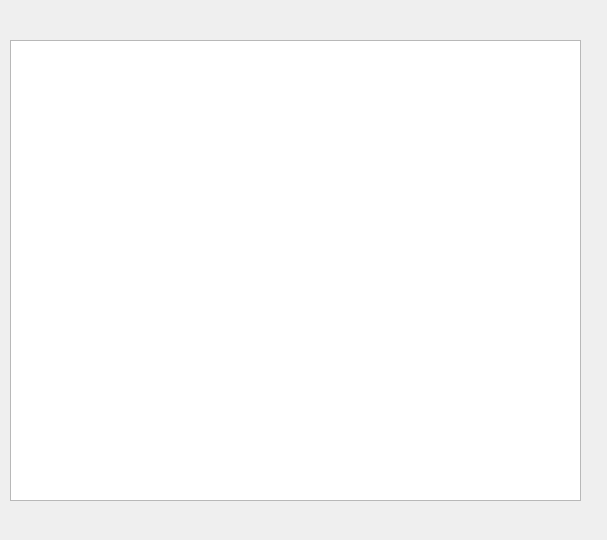
<?xml version="1.0" encoding="UTF-8"?>
<ui version="4.0">
 <class>Dialog</class>
 <widget class="QDialog" name="Dialog">
  <property name="geometry">
   <rect>
    <x>0</x>
    <y>0</y>
    <width>607</width>
    <height>540</height>
   </rect>
  </property>
  <property name="windowTitle">
   <string>Dialog</string>
  </property>
  <widget class="QTextEdit" name="text">
   <property name="geometry">
    <rect>
     <x>10</x>
     <y>40</y>
     <width>571</width>
     <height>461</height>
    </rect>
   </property>
  </widget>
 </widget>
 <resources/>
 <connections/>
</ui>
